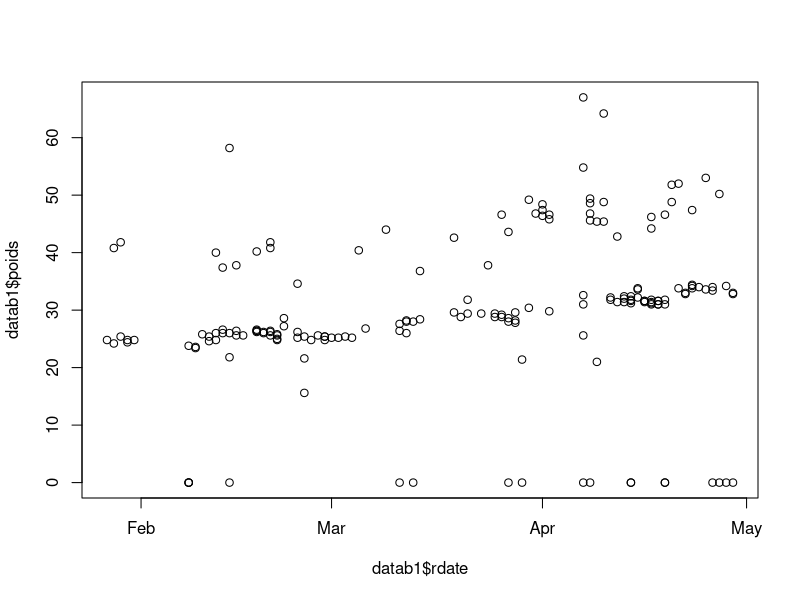
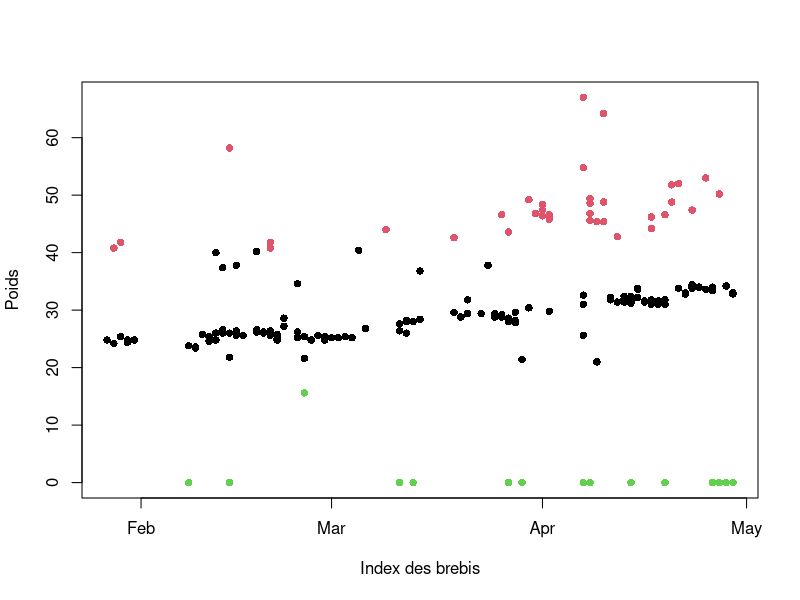
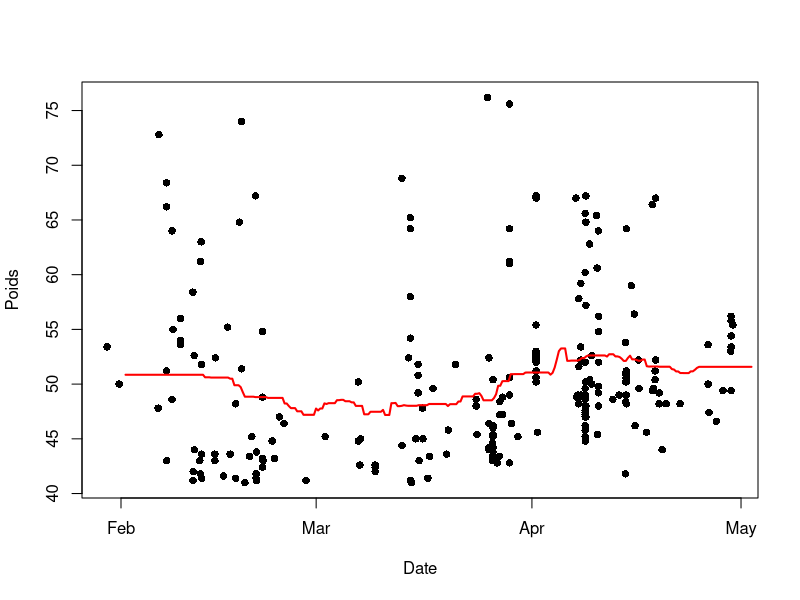

The R script that drew these images, in order:
## ---- chunk 1
data <- read.csv("data_arles2021.csv",sep = ";")
data$rdate <- as.Date(data$rdate,format="%d/%m/%Y")

datab1 <- data[data$RFID=="250 017 033 503 634",]
plot(datab1$rdate,datab1$poids)
## ---- chunk 2
# variables utilisées pour k-means
X <- scale(data$poids)

km <- kmeans(X, centers = 3, nstart = 25)  # k = 3 comme prevu
data$cluster <- km$cluster

# Extraire le sous-jeu: toutes les lignes du cluster 2
datagroupe <- data[data$cluster == 2, ]
## ---- chunk 3
# Visualisation des clusters
datab1 <- data[data$RFID=="250 017 033 503 634",]
plot(datab1$rdate,datab1$poids, col = datab1$cluster, pch = 16,     xlab = "Index des brebis", ylab = "Poids")
## ---- chunk 4
datagroupe$datetime <- as.POSIXct(
  paste(datagroupe$rdate, datagroupe$rheure),
  format = "%Y-%m-%d %H:%M",
  tz = "Europe/Paris"
)

# temps numérique en jours depuis la première mesure pour que ce soir stabme
datagroupe$t <- as.numeric(datagroupe$datetime - min(datagroupe$datetime, na.rm = TRUE)) / (60*60*24)
## ---- chunk 5
knn_reg_1d <- function(t_train, y_train, t_test, k = 15){
  ok <- complete.cases(t_train, y_train)
  t_train <- t_train[ok]
  y_train <- y_train[ok]

  n <- length(t_train)
  if(n == 0) return(rep(NA_real_, length(t_test)))
  k <- min(k, n)

  y_hat <- numeric(length(t_test))

  for(i in seq_along(t_test)){
    d <- abs(t_train - t_test[i])   # distance en 1D
    idx <- order(d)[1:k]            # k plus proches
    y_hat[i] <- mean(y_train[idx])  # prédiction
  }
  y_hat
}
## ---- chunk 6
rfid_cible <- "250 017 033 503 518"
datab1 <- datagroupe[datagroupe$RFID == rfid_cible, ]

datab1 <- datab1[complete.cases(datab1[, c("t","poids")]), ]
datab1 <- datab1[order(datab1$t), ]

t <- datab1$t
y <- datab1$poids

# grille
t_grid <- seq(min(t), max(t), length.out = 300)

#k <- 15
#y_hat <- knn_reg_1d(t, y, t_grid, k = k)

k <- max(3, floor(0.2 * length(t))) # variante
y_hat <- knn_reg_1d(t, y, t_grid, k = k)

# Plot
plot(datab1$datetime, y, pch = 16,
     xlab = "Date", ylab = "Poids")

grid_datetime <- min(datab1$datetime, na.rm = TRUE) + t_grid * 24*3600
lines(grid_datetime, y_hat, lwd = 2,col="red")
